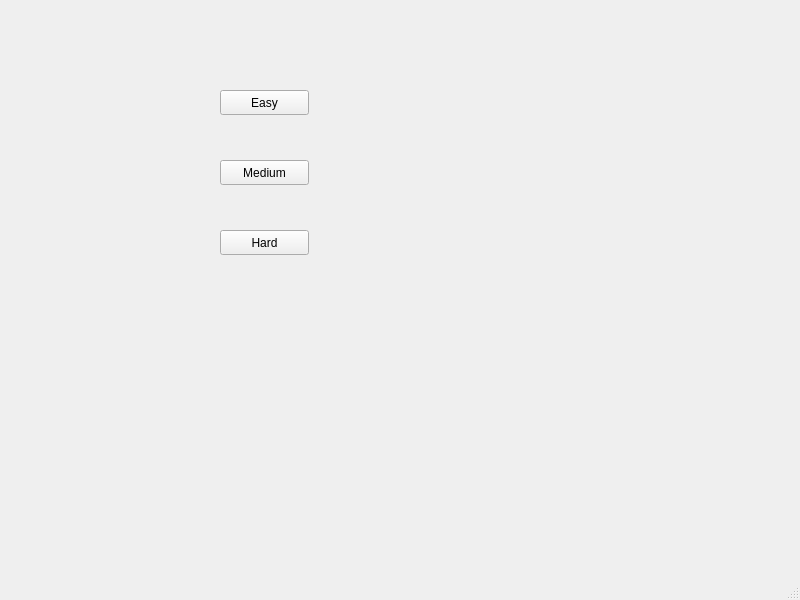
<?xml version="1.0" encoding="UTF-8"?>
<ui version="4.0">
 <class>MainWindow</class>
 <widget class="QMainWindow" name="MainWindow">
  <property name="geometry">
   <rect>
    <x>0</x>
    <y>0</y>
    <width>800</width>
    <height>600</height>
   </rect>
  </property>
  <property name="windowTitle">
   <string>MainWindow</string>
  </property>
  <widget class="QWidget" name="centralwidget">
   <widget class="QPushButton" name="pushButton">
    <property name="geometry">
     <rect>
      <x>220</x>
      <y>90</y>
      <width>89</width>
      <height>25</height>
     </rect>
    </property>
    <property name="text">
     <string>Easy</string>
    </property>
   </widget>
   <widget class="QPushButton" name="pushButton_2">
    <property name="geometry">
     <rect>
      <x>220</x>
      <y>160</y>
      <width>89</width>
      <height>25</height>
     </rect>
    </property>
    <property name="text">
     <string>Medium</string>
    </property>
   </widget>
   <widget class="QPushButton" name="pushButton_3">
    <property name="geometry">
     <rect>
      <x>220</x>
      <y>230</y>
      <width>89</width>
      <height>25</height>
     </rect>
    </property>
    <property name="text">
     <string>Hard</string>
    </property>
   </widget>
  </widget>
  <widget class="QMenuBar" name="menubar">
   <property name="geometry">
    <rect>
     <x>0</x>
     <y>0</y>
     <width>800</width>
     <height>22</height>
    </rect>
   </property>
  </widget>
  <widget class="QStatusBar" name="statusbar"/>
 </widget>
 <resources/>
 <connections/>
</ui>
